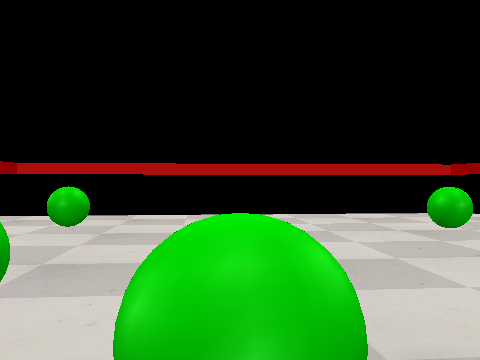
#> input picture img-1.png, 480 x 360 px
$ python colorDetection.py --image img-1.png
#> lines starting #> are read from the running program, lines starting #| are printed output that depends on the picture
# import the necessary packages
import numpy as np
import argparse
import cv2


######## TO LOAD THE SCRIPT RUN THE FILE WITH THE '--image' ARGUMENT FOLLOWED BY THE IMAGE PATH
# python colorDetection --image images\test_robot1.jpg

ap = argparse.ArgumentParser()
ap.add_argument("-i", "--image", help = "path to the image")
args = vars(ap.parse_args())
image = cv2.imread(args["image"])
#> image is the input picture: shape (360, 480, 3); mean B, G, R 44, 82.4, 51.4


'''color scheme : [B, G, R]'''

boundaries = [
    # ([17, 15, 100], [50, 56, 200]),
	# ([0, 0, 100], [50, 50, 255]), # red
    # ([0, 0, 100], [60, 60, 255]), # redish
    # ([120, 0, 200], [170, 50, 255]),  # orange
    # ([80, 0, 150], [200, 100, 255]), # wide orange
    ([0, 180, 190], [115, 255, 255]) # yellow
]


for (lower, upper) in boundaries:
    lower = np.array(lower, dtype = "uint8")
    upper = np.array(upper, dtype = "uint8")
    mask = cv2.inRange(image, lower, upper)
    output = cv2.bitwise_and(image, image, mask = mask)
    cv2.imshow("images", np.hstack([image, output]))
    cv2.imwrite('images/test_colors.jpg', output)
    cv2.waitKey(0)
#> this loop made 1 pass
#> pass 1, `cv2.imshow("images", np.hstack([image, output]))`:
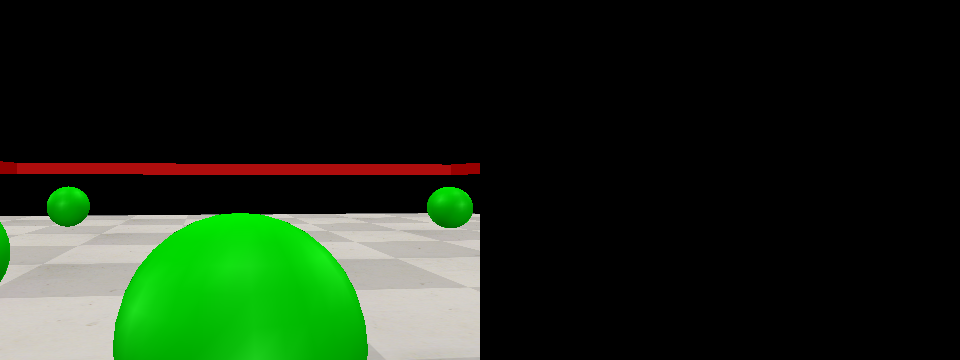
#> window 'images': shape (360, 960, 3); mean B, G, R 22, 41.2, 25.7
